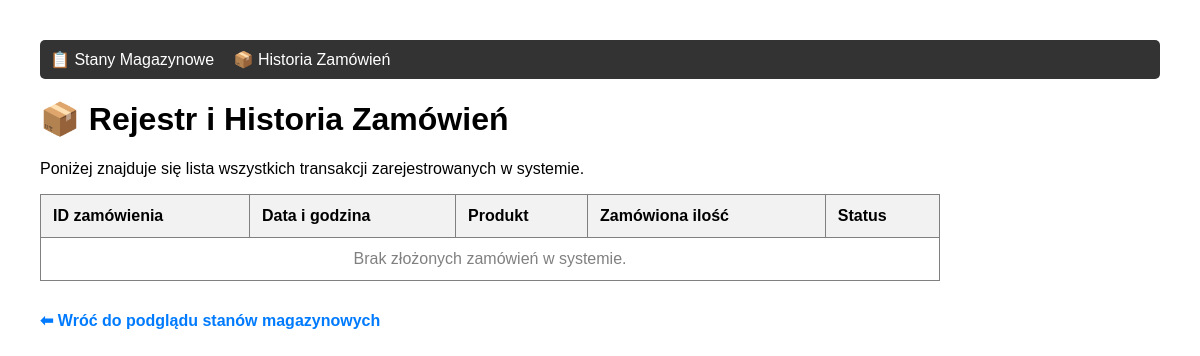
The page /magazyn/orders/ on the database as committed earlier.
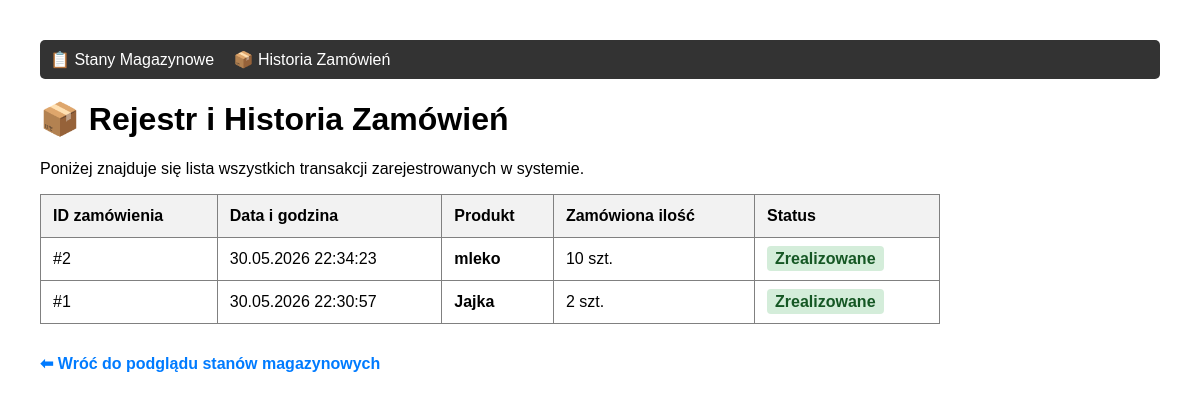
The same page on the database as committed later.
### Magazyn/models.py (models this page shows, shortened)
class Order(models.Model):
    STATUS_CHOICES = [
        ('PENDING', 'Oczekujące'),
        ('COMPLETED', 'Zrealizowane'),
        ('FAILED', 'Anulowane/Błąd'),
    ]
    product = models.ForeignKey(Product, on_delete=models.PROTECT, verbose_name="Produkt")
    ordered_quantity = models.PositiveIntegerField(verbose_name="Zamówiona ilość")
    created_at = models.DateTimeField(auto_now_add=True, verbose_name="Data zamówienia")
    status = models.CharField(max_length=15, choices=STATUS_CHOICES, default='PENDING')

class Product(models.Model):
    name = models.CharField(max_length=200, verbose_name="Nazwa produktu")
    price = models.DecimalField(max_digits=10, decimal_places=2, verbose_name="Cena")
    description = models.TextField(blank=True, verbose_name="Opis")

### Magazyn/views.py (the view)
# urls.py: path("orders/", views.order_list_view, name="order_list"),
def order_list_view(request):
    orders = Order.objects.select_related('product').all().order_by('-created_at')
    return render(request, 'Magazyn/order_list.html', {'orders': orders})

### Magazyn/templates/Magazyn/order_list.html (shortened to what this page needs)
<!DOCTYPE html>
<html lang="pl">
<head>
</head>
<nav style="background-color: #333; padding: 10px; margin-bottom: 20px; border-radius: 5px;">
    <a href="{% url 'shop:stock_list' %}" style="color: white; margin-right: 15px; text-decoration: none;">📋 Stany Magazynowe</a>
    <a href="{% url 'shop:order_list' %}" style="color: white; text-decoration: none;">📦 Historia Zamówień</a>
</nav>
<body style="font-family: Arial, sans-serif; margin: 40px;">
    <h1>📦 Rejestr i Historia Zamówień</h1>
    <p>Poniżej znajduje się lista wszystkich transakcji zarejestrowanych w systemie.</p>
    <table border="1" cellpadding="12" cellspacing="0" style="border-collapse: collapse; width: 100%; max-width: 900px;">
        <tr style="background-color: #f2f2f2; text-align: left;">
            <th>ID zamówienia</th>
            <th>Data i godzina</th>
            <th>Produkt</th>
            <th>Zamówiona ilość</th>
            <th>Status</th>
        </tr>
        {% for order in orders %}
        <tr>
            <td>#{{ order.id }}</td>
            <td>{{ order.created_at|date:"d.m.Y H:i:s" }}</td>
            <td><strong>{{ order.product.name }}</strong></td>
            <td>{{ order.ordered_quantity }} szt.</td>
            <td>
                {% if order.status == 'COMPLETED' %}
                    <span style="background-color: #d4edda; color: #155724; padding: 4px 8px; border-radius: 4px; font-weight: bold;">
                        Zrealizowane
                    </span>
                {% else %}
                    <span style="background-color: #f8d7da; color: #721c24; padding: 4px 8px; border-radius: 4px;">
                        {{ order.status }}
                    </span>
                {% endif %}
            </td>
        </tr>
        {% empty %}
        <tr>
            <td colspan="5" style="text-align: center; color: gray;">Brak złożonych zamówień w systemie.</td>
        </tr>
        {% endfor %}
    </table>
    <p style="margin-top: 30px;">
        <a href="{% url 'shop:stock_list' %}" style="text-decoration: none; color: #007bff; font-weight: bold;">
            ⬅ Wróć do podglądu stanów magazynowych
        </a>
    </p>
</body>
</html>

Rows that differ between the two databases and show on the page:
added Order: id "2", created_at "30.05.2026 22:34:23", product.name "mleko", ordered_quantity "10", status "Zrealizowane"
added Order: id "1", created_at "30.05.2026 22:30:57", product.name "Jajka", ordered_quantity "2", status "Zrealizowane"
Other text that changed with them:
text no longer shown: "Brak złożonych zamówień w systemie."
